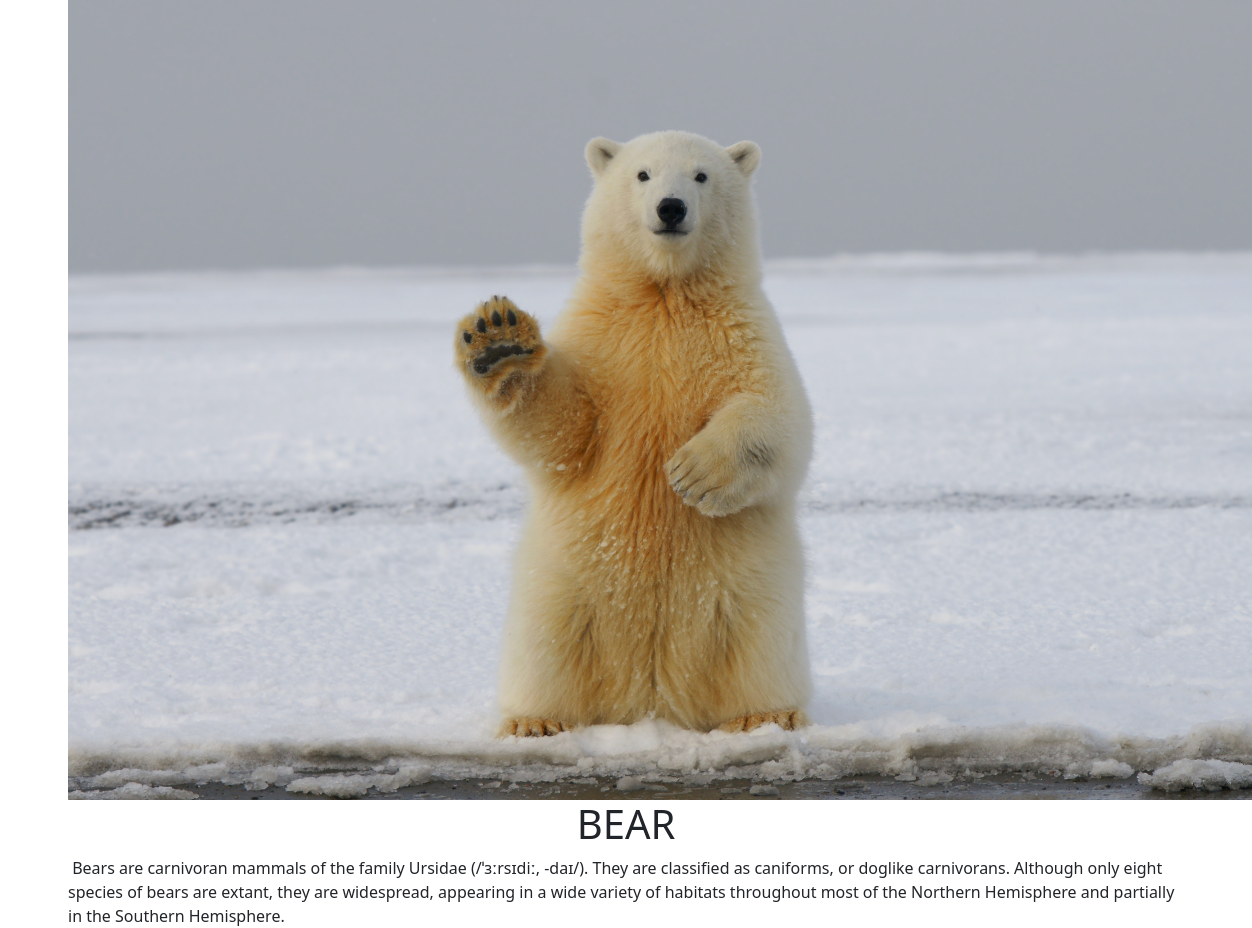
The page /blog_details/2/ (signed in) on the database its author committed.
### myblogs/models.py (models this page shows, shortened)
class blog_Post(models.Model):
    blog_name =models.CharField(max_length=100)
    cover_img=models.ImageField(upload_to='images/')
    blog_description=RichTextField()
    blog_cat=models.ForeignKey(Blog_Category ,on_delete=models.CASCADE)

### myblogs/views.py (the view)
# urls.py: path('blog_details/<str:blog_id>/',views.blog_details,name ='blog_details'),
@login_required(login_url="loginuser")
def blog_details(request, blog_id):
    y=blog_Post.objects.get(id=blog_id)
    return render(request,'myblogs/blog_details.html',{"y":y})

### myblogs/templates/myblogs/blog_details.html (shortened to what this page needs)
<!DOCTYPE html>
<html lang="en">
<head>
    <link href="https://cdn.jsdelivr.net/npm/bootstrap@5.3.2/dist/css/bootstrap.min.css" rel="stylesheet">
</head>
<body>
    <div class="container ">
        <img src="{{ y.cover_img.url }}" class="border-radius:w-100 "  style=" height: 800px; " alt="">
        <h1 class=" text-center">{{ y.blog_name }}</h1>
        {{ y.blog_description | safe | striptags }}
</body>
</html>

### rows shown on the page
blog_Post: cover_img (picture), blog_name "BEAR", blog_description "Bears are carnivoran mammals of the family Ursidae (/ˈɜːrsɪdiː, -daɪ/). They are classified as caniforms, or doglike carnivorans. Although only eight species of bears are extant, they are widespread, appearing in a wide variety of habitats throughout most of the Northern Hemisphere and partially in the Southern Hemisphere."
